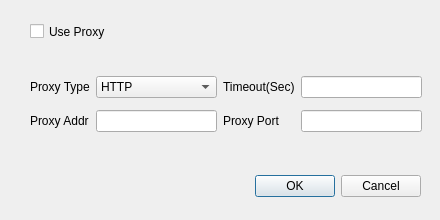
<?xml version="1.0" encoding="UTF-8"?>
<ui version="4.0">
 <class>ProxyDialog</class>
 <widget class="QDialog" name="ProxyDialog">
  <property name="geometry">
   <rect>
    <x>0</x>
    <y>0</y>
    <width>440</width>
    <height>220</height>
   </rect>
  </property>
  <property name="windowTitle">
   <string>Dialog</string>
  </property>
  <widget class="QDialogButtonBox" name="buttonBox">
   <property name="geometry">
    <rect>
     <x>240</x>
     <y>170</y>
     <width>181</width>
     <height>32</height>
    </rect>
   </property>
   <property name="orientation">
    <enum>Qt::Horizontal</enum>
   </property>
   <property name="standardButtons">
    <set>QDialogButtonBox::Cancel|QDialogButtonBox::Ok</set>
   </property>
  </widget>
  <widget class="QCheckBox" name="checkBox">
   <property name="geometry">
    <rect>
     <x>30</x>
     <y>20</y>
     <width>84</width>
     <height>23</height>
    </rect>
   </property>
   <property name="text">
    <string>Use Proxy</string>
   </property>
  </widget>
  <widget class="QWidget" name="">
   <property name="geometry">
    <rect>
     <x>30</x>
     <y>70</y>
     <width>392</width>
     <height>68</height>
    </rect>
   </property>
   <layout class="QGridLayout" name="gridLayout">
    <item row="0" column="0">
     <widget class="QLabel" name="label">
      <property name="text">
       <string>Proxy Type</string>
      </property>
     </widget>
    </item>
    <item row="0" column="1">
     <widget class="QComboBox" name="comboBoxProxyType">
      <item>
       <property name="text">
        <string>HTTP</string>
       </property>
      </item>
      <item>
       <property name="text">
        <string>SOCKS5</string>
       </property>
      </item>
     </widget>
    </item>
    <item row="0" column="2">
     <widget class="QLabel" name="label_3">
      <property name="text">
       <string>Timeout(Sec)</string>
      </property>
     </widget>
    </item>
    <item row="0" column="3">
     <widget class="QLineEdit" name="lineEditTimeout"/>
    </item>
    <item row="1" column="0">
     <widget class="QLabel" name="label_2">
      <property name="text">
       <string>Proxy Addr</string>
      </property>
     </widget>
    </item>
    <item row="1" column="1">
     <widget class="QLineEdit" name="lineEditProxyAddr"/>
    </item>
    <item row="1" column="2">
     <widget class="QLabel" name="label_4">
      <property name="text">
       <string>Proxy Port</string>
      </property>
     </widget>
    </item>
    <item row="1" column="3">
     <widget class="QLineEdit" name="lineEditProxyPort"/>
    </item>
   </layout>
  </widget>
 </widget>
 <resources/>
 <connections>
  <connection>
   <sender>buttonBox</sender>
   <signal>accepted()</signal>
   <receiver>ProxyDialog</receiver>
   <slot>accept()</slot>
   <hints>
    <hint type="sourcelabel">
     <x>248</x>
     <y>254</y>
    </hint>
    <hint type="destinationlabel">
     <x>157</x>
     <y>274</y>
    </hint>
   </hints>
  </connection>
  <connection>
   <sender>buttonBox</sender>
   <signal>rejected()</signal>
   <receiver>ProxyDialog</receiver>
   <slot>reject()</slot>
   <hints>
    <hint type="sourcelabel">
     <x>316</x>
     <y>260</y>
    </hint>
    <hint type="destinationlabel">
     <x>286</x>
     <y>274</y>
    </hint>
   </hints>
  </connection>
 </connections>
</ui>
